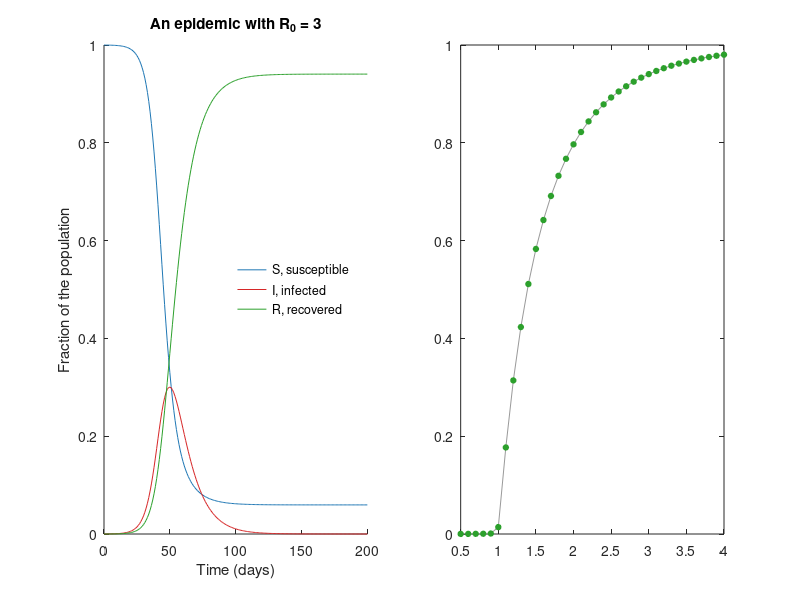

Reproduce this figure in MATLAB. (Note: this script raises an error after producing the figure.)
%% The SIR model of an epidemic (book Eqs. 1.6 to 1.8)
%     dS/dt = -beta*S*I
%     dI/dt =  beta*S*I - gamma*I
%     dR/dt =  gamma*I
% S, I and R are fractions of the population. With almost everyone
% susceptible at the start, an outbreak grows only if the basic
% reproduction number R0 = beta/gamma exceeds 1. The fraction finally
% infected, R_inf, then satisfies  R_inf = 1 - S0*exp(-R0*R_inf).
% Requires: core MATLAB only.

gamma = 0.1;                       % recovery rate: 10 days to recover
I0 = 1e-4;                         % one person in 10,000 infected at first
S0 = 1 - I0;
opts = odeset('RelTol', 1e-8, 'AbsTol', 1e-10);
sir = @(t, y, beta) [-beta * y(1) * y(2);
                     beta * y(1) * y(2) - gamma * y(2);
                     gamma * y(2)];
% Final size: the one root between 0 and 1 of R_inf = 1 - S0*exp(-R0*R_inf)
final_size = @(R0) fzero(@(x) x - (1 - S0 * exp(-R0 * x)), [0 1]);

%% One epidemic, R0 = 3
beta = 0.3;
t = linspace(0, 200, 201);         % days
[~, Y] = ode45(@(t, y) sir(t, y, beta), t, [S0 I0 0], opts);
S = Y(:, 1); I = Y(:, 2); R = Y(:, 3);
[~, peak] = max(I);
fprintf(['R0 = %g: peak of %.4f infected on day %g; after 200 days ' ...
    'R = %.4f (final-size equation: %.4f)\n'], beta / gamma, I(peak), ...
    t(peak), R(end), final_size(beta / gamma));

%% Final size for a range of R0
R0s = linspace(0.5, 4, 36);
simulated = zeros(size(R0s));
theory = zeros(size(R0s));
for k = 1:numel(R0s)
    [~, Yk] = ode45(@(t, y) sir(t, y, R0s(k) * gamma), [0 5000], ...
        [S0 I0 0], opts);
    simulated(k) = Yk(end, 3);
    theory(k) = final_size(R0s(k));
end

%% Plot
fig = figure('Position', [100 100 1000 400]);
subplot(1, 2, 1)
plot(t, S, '-', 'Color', [0.122 0.467 0.706]);
hold on
plot(t, I, '-', 'Color', [0.839 0.153 0.157]);
plot(t, R, '-', 'Color', [0.173 0.627 0.173]);
xlabel('Time (days)'); ylabel('Fraction of the population');
title('An epidemic with R_0 = 3');
legend({'S, susceptible', 'I, infected', 'R, recovered'}, ...
    'Location', 'east', 'Box', 'off');
box off

subplot(1, 2, 2)
plot(R0s, theory, '-', 'Color', [0.6 0.6 0.6]);
hold on
plot(R0s, simulated, 'o', 'Color', [0.173 0.627 0.173], ...
    'MarkerFaceColor', [0.173 0.627 0.173], 'MarkerSize', 4);
xline(1, ':', 'Color', [0.6 0.6 0.6]);
xlabel('Basic reproduction number R_0'); ylabel('Fraction ever infected');
title('Final size of the epidemic');
legend({'final-size equation', 'simulation'}, 'Location', 'southeast', ...
    'Box', 'off');
box off
sbp.save_figure(fig, mfilename('fullpath'), 'fig-sir');

results.peak_infected = I(peak);
results.peak_day = t(peak);
results.final_R = R(end);
results.final_size_R0_3 = final_size(3.0);
results.R0 = R0s;
results.final_size_simulated = simulated;
sbp.save_results(mfilename('fullpath'), results);
